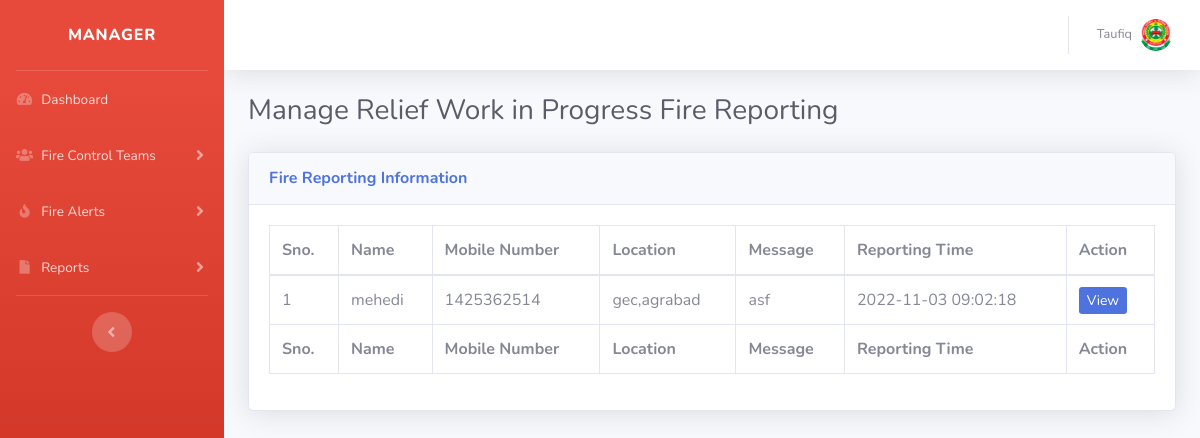
The app's page /admin/workin-progress-requests2.php (signed in) with its own data.
### tables this page shows
CREATE TABLE `tblmanager` (
  `ManagerID` int(11) NOT NULL,
  `ManagerName` varchar(50) NOT NULL,
  `ManagerUsername` varchar(200) NOT NULL,
  `ManagerContact` varchar(12) NOT NULL,
  `ManagerEmail` varchar(100) NOT NULL,
  `ManagerPass` varchar(100) NOT NULL,
  `isActive` int(1) DEFAULT NULL
);

CREATE TABLE `tblsite` (
  `id` int(11) NOT NULL,
  `siteTitle` varchar(255) DEFAULT NULL,
  `siteLogo` varchar(255) DEFAULT NULL,
  `sitephone` varchar(11) DEFAULT NULL
);

CREATE TABLE `tblfirereport` (
  `id` int(11) NOT NULL,
  `fullName` varchar(255) DEFAULT NULL,
  `mobileNumber` bigint(12) DEFAULT NULL,
  `location` mediumtext DEFAULT NULL,
  `messgae` mediumtext DEFAULT NULL,
  `assignTo` int(11) DEFAULT NULL,
  `status` varchar(120) DEFAULT NULL,
  `postingDate` timestamp NULL DEFAULT current_timestamp(),
  `assignTime` varchar(255) DEFAULT NULL,
  `assignTme` varchar(255) NOT NULL
);

### admin/workin-progress-requests2.php (the view, shortened to what this page needs)
<?php session_start();
include_once('includes/config.php');
if (strlen($_SESSION['aaid']==0)) {
  header('location:logout.php');
  } else{
?>
<!DOCTYPE html>
<html lang="en">
<head>
    <link href="vendor/fontawesome-free/css/all.min.css" rel="stylesheet" type="text/css">
    <link href="css/sb-admin-2.min.css" rel="stylesheet">
</head>
<body id="page-top">
    <div id="wrapper">
  <?php include_once('includes/sidebar2.php');?>
        <div id="content-wrapper" class="d-flex flex-column">
            <div id="content">
<?php include_once('includes/topbar2.php');?>
                <div class="container-fluid">
                       <div class="d-sm-flex align-items-center justify-content-between mb-4">
                        <h1 class="h3 mb-0 text-gray-800">Manage Relief Work in Progress Fire Reporting</h1>
                    </div>
                    <div class="card shadow mb-4">
                        <div class="card-header py-3">
                            <h6 class="m-0 font-weight-bold text-primary">Fire Reporting Information</h6>
                        </div>
                        <div class="card-body">
                            <div class="table-responsive">
                                <table class="table table-bordered"   width="100%" cellspacing="0">
                                    <thead>
                                        <tr>
                                            <th>Sno.</th>
                                            <th>Name</th>
                                            <th>Mobile Number</th>
                                            <th>Location </th>
                                             <th>Message</th>
                                             <th>Reporting Time</th>
                                            <th>Action</th>
                                        </tr>
                                    </thead>
                                    <tfoot>
                                     <tr>
                                            <th>Sno.</th>
                                            <th>Name</th>
                                            <th>Mobile Number</th>
                                            <th>Location </th>
                                             <th>Message</th>
                                             <th>Reporting Time</th>
                                            <th>Action</th>
                                        </tr>
                                    </tfoot>
                                    <tbody>
<?php $query=mysqli_query($con,"select * from tblfirereport where status='Fire Relief Work in Progress'");
$cnt=1;
while($row=mysqli_fetch_array($query)){
?>
                                        <tr>
                                            <td><?php echo $cnt;?></td>
                                            <td><?php echo $row['fullName'];?></td>
                                            <td><?php echo $row['mobileNumber'];?></td>
                                            <td><?php echo $row['location'];?></td>
                                            <td><?php echo $row['messgae'];?></td>
                                            <td><?php echo $row['postingDate'];?></td>
                                            <td>
                                <a href="request-details2.php?requestid=<?php echo $row['id'];?>" class="btn-sm btn-primary">View</a>
                              </td>
                                        </tr>
                               <?php $cnt++;
                           } ?>
                                    </tbody>
                                </table>
                            </div>
                        </div>
                    </div>
                </div>
            </div>
        </div>
    </div>
</body>
</html>
<?php } ?>

### admin/includes/topbar2.php (shortened to what this page needs)
<nav class="navbar navbar-expand navbar-light bg-white topbar mb-4 static-top shadow">
<?php if($_SESSION['aaid']):?>
<ul class="navbar-nav ml-auto">
    <li class="nav-item dropdown no-arrow">
        <a class="nav-link dropdown-toggle" href="#" id="userDropdown" role="button"
            data-toggle="dropdown" aria-haspopup="true" aria-expanded="false">
<?php
$adid=$_SESSION['aaid'];
$ret1=mysqli_query($con,"select ManagerUsername from tblmanager where ManagerID='$adid'");
while($row1=mysqli_fetch_array($ret1)){
?>
            <span class="mr-2 d-none d-lg-inline text-gray-600 small"><?php  echo $row1['ManagerUsername'];?></span>
       <?php } ?>
            <img class="img-profile rounded-circle"
                src="uploadeddata/<?php echo $logo;?>">
        </a>
    </li>
</ul>
<?php endif;?>
</nav>

### records on screen
tblmanager: ManagerUsername "Taufiq"
tblsite: siteLogo (picture)
tblfirereport: fullName "mehedi", mobileNumber "1425362514", location "gec,agrabad", messgae "asf", postingDate "2022-11-03 09:02:18"
